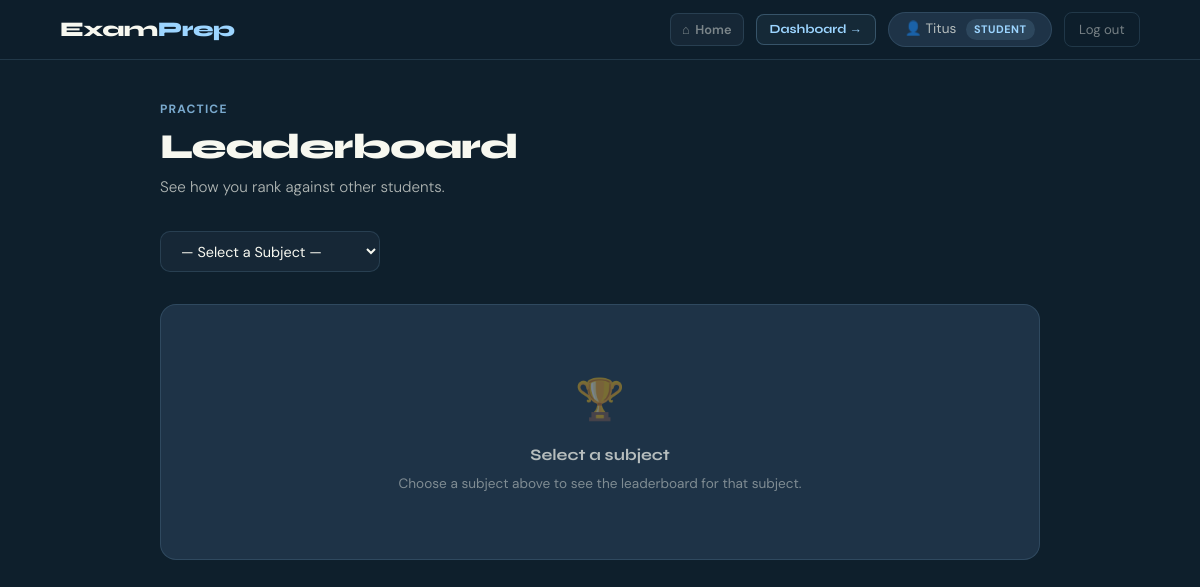
The page /student/leaderboard/ (signed in) on the database as committed earlier.
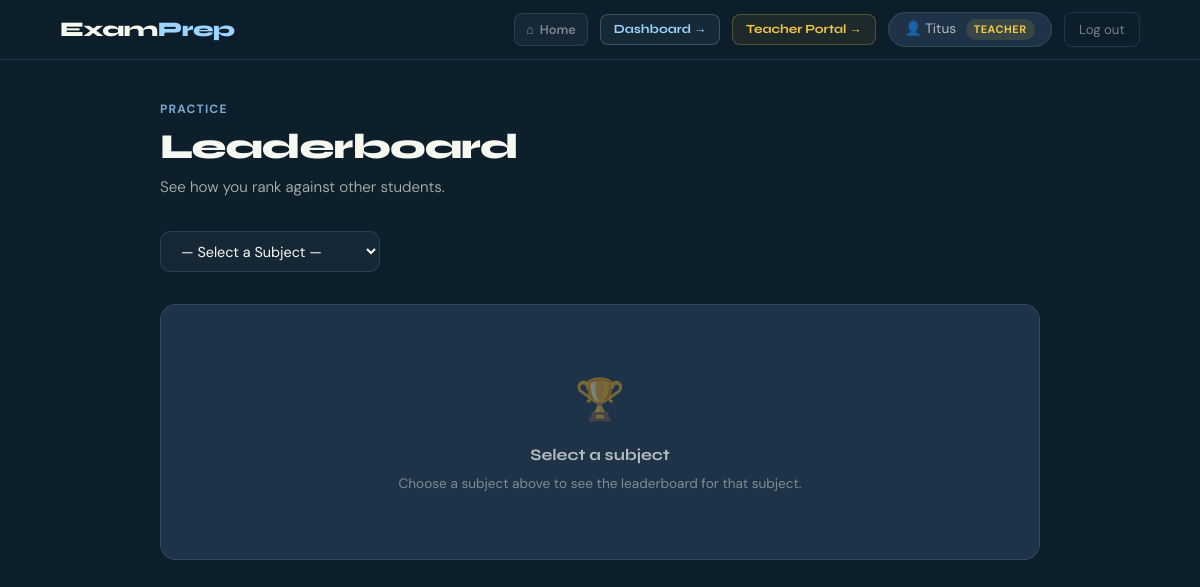
The same page on the database as committed later.
### practice/views.py (the view)
    @login_required
    def wrapper(request, *args, **kwargs):
        return view_func(request, *args, **kwargs)

### catalog/context_processors.py (called while the page is built)
def feature_flags(request):
    try:
        all_flags = FeatureFlag.objects.all()
        flags = {}
        for f in all_flags:
            if f.visible_to == 'ALL':
                flags[f.key] = f.is_enabled
            else:
                user = getattr(request, 'user', None)
                role = getattr(user, 'role', None) if user else None
                if role == f.visible_to:
                    flags[f.key] = f.is_enabled
                else:
                    flags[f.key] = False
        return {'flags': flags}
    except Exception:
        return {'flags': {}}

### practice/views.py (called while the page is built, shortened)
def student_required(view_func):
    @login_required
    def wrapper(request, *args, **kwargs):
        return view_func(request, *args, **kwargs)
    return wrapper

@student_required
def leaderboard(request):
    subject_id = request.GET.get('subject')
    subjects = Subject.objects.all().order_by('name')
    rankings = []
    selected_subject = None
    context = {
        'subjects': subjects,
        'selected_subject': selected_subject,
        'rankings': rankings,
    }
    return render(request, 'practice/leaderboard.html', context)

### practice/templates/practice/leaderboard.html (shortened to what this page needs)
{% extends 'Users/layout.html' %}
{% load static %}
{% block body %}
<link rel="stylesheet" href="{% static 'practice/css/practice_shared.css' %}">
<div class="page-body">
  <div class="page-header-row">
    <div>
      <div class="page-eyebrow">Practice</div>
      <h1 class="page-title">Leaderboard</h1>
      <p class="page-sub" style="margin-bottom:0">See how you rank against other students.</p>
    </div>
  </div>
  <form method="get" style="margin-bottom:2rem; display:flex; gap:0.75rem; flex-wrap:wrap; align-items:center;">
    <select class="leaderboard-select" name="subject" onchange="this.form.submit()">
      <option value="">— Select a Subject —</option>
    </select>
  </form>
  {% if selected_subject and rankings %}
    {% if rankings|length >= 3 %}
    <div class="podium">
      <div class="podium-item podium-2">
        <div class="podium-avatar">{{ rankings.1.user__first_name|first|upper }}{{ rankings.1.user__last_name|first|upper }}</div>
        <div class="podium-name">{{ rankings.1.user__first_name }} {{ rankings.1.user__last_name|first }}.</div>
        <div class="podium-score">{{ rankings.1.best_score|floatformat:0 }}%</div>
        <div class="podium-block"></div>
        <div class="podium-rank">🥈</div>
      </div>
      <div class="podium-item podium-1">
        <div class="podium-avatar">{{ rankings.0.user__first_name|first|upper }}{{ rankings.0.user__last_name|first|upper }}</div>
        <div class="podium-name">{{ rankings.0.user__first_name }} {{ rankings.0.user__last_name|first }}.</div>
        <div class="podium-score">{{ rankings.0.best_score|floatformat:0 }}%</div>
        <div class="podium-block"></div>
        <div class="podium-rank">🥇</div>
      </div>
      <div class="podium-item podium-3">
        <div class="podium-avatar">{{ rankings.2.user__first_name|first|upper }}{{ rankings.2.user__last_name|first|upper }}</div>
        <div class="podium-name">{{ rankings.2.user__first_name }} {{ rankings.2.user__last_name|first }}.</div>
        <div class="podium-score">{{ rankings.2.best_score|floatformat:0 }}%</div>
        <div class="podium-block"></div>
        <div class="podium-rank">🥉</div>
      </div>
    </div>
    {% endif %}
    <div class="rankings-list">
      {% for rank in rankings %}
      <div class="rank-row {% if rank.user__email == request.user.email %}me{% endif %}">
        <span class="rank-num">#{{ forloop.counter }}</span>
        <div class="rank-name">
          {{ rank.user__first_name }} {{ rank.user__last_name|first }}.
          {% if rank.user__email == request.user.email %}<span style="font-size:0.7rem; color:var(--accent); margin-left:0.4rem;">(you)</span>{% endif %}
        </div>
        <span class="rank-sessions">{{ rank.sessions }} session{{ rank.sessions|pluralize }}</span>
        {% if rank.best_score >= 70 %}<span class="rank-score high">{{ rank.best_score|floatformat:0 }}%</span>
        {% elif rank.best_score >= 50 %}<span class="rank-score mid">{{ rank.best_score|floatformat:0 }}%</span>
        {% else %}<span class="rank-score low">{{ rank.best_score|floatformat:0 }}%</span>{% endif %}
      </div>
      {% endfor %}
    </div>
  {% else %}
  <div class="empty-state">
    <span class="empty-icon">🏆</span>
    <div class="empty-title">Select a subject</div>
    <div class="empty-desc">Choose a subject above to see the leaderboard for that subject.</div>
  </div>
  {% endif %}
</div>
{% endblock %}

### Users/templates/Users/layout.html (shortened to what this page needs)
{% load static %}
<!doctype html>
<html lang="en">
  <head>
    <link
      href="https://cdn.jsdelivr.net/npm/bootstrap@5.3.8/dist/css/bootstrap.min.css"
      rel="stylesheet"
    />
    <link rel="stylesheet" href="{% static 'Users/layout.css' %}" />
  </head>
  <body>
    <nav class="dash-nav">
      <div class="nav-left">
        <a href="/" class="dash-logo">Exam<span>Prep</span></a>
      </div>
      <div class="nav-menu" id="navMenu">
        <a href="/" class="btn-home">
          <span class="home-icon">⌂</span> Home
        </a>
        {% if user.is_authenticated %}
          <a href="{% url 'Users:dashboard' %}" class="btn-dashboard">Dashboard →</a>
          {% if user.role == 'TEACHER' %}
            <a href="{% url 'teacher:dashboard' %}" class="btn-teacher-portal">Teacher Portal →</a>
          {% endif %}
          <div class="nav-user">
            <span>👤 {{ user.first_name|default:user.email }}</span>
            {% if user.role == 'TEACHER' %}
              <span class="role-pill teacher">Teacher</span>
            {% else %}
              <span class="role-pill student">Student</span>
            {% endif %}
          </div>
          <a href="{% url 'Users:logout' %}" class="btn-logout">Log out</a>
        {% else %}
          <a href="{% url 'Users:request_otp' %}" class="btn-login">Log in →</a>
        {% endif %}
      </div>
    </nav>
    {% block body %}{% endblock %}
    <link rel="stylesheet" href="https://cdnjs.cloudflare.com/ajax/libs/KaTeX/0.16.9/katex.min.css">
  </body>
</html>

Rows that differ between the two databases and show on the page:
changed CustomUser "Titus": role "STUDENT" → "TEACHER" (drawn)
Other text that changed with them:
text no longer shown: "STUDENT"
text now shown: "Teacher Portal → TEACHER"
